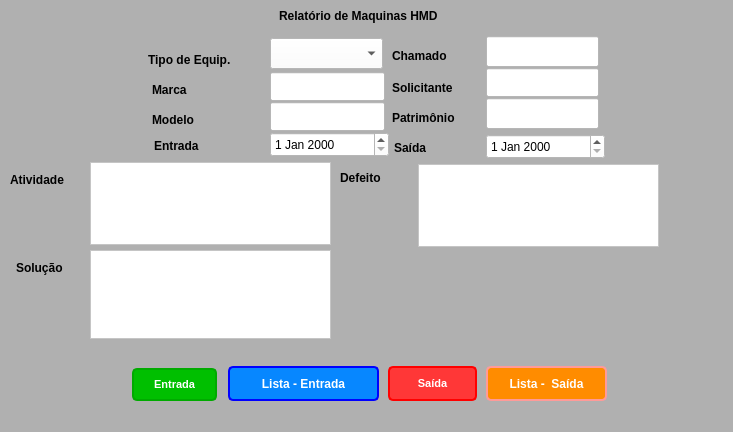
<?xml version="1.0" encoding="UTF-8"?>
<ui version="4.0">
 <class>MainWindow</class>
 <widget class="QMainWindow" name="MainWindow">
  <property name="geometry">
   <rect>
    <x>0</x>
    <y>0</y>
    <width>733</width>
    <height>432</height>
   </rect>
  </property>
  <property name="windowTitle">
   <string>MainWindow</string>
  </property>
  <property name="styleSheet">
   <string notr="true">background-color: rgb(176, 176, 176);</string>
  </property>
  <widget class="QWidget" name="centralwidget">
   <widget class="QLabel" name="ttitulo">
    <property name="geometry">
     <rect>
      <x>279</x>
      <y>8</y>
      <width>359</width>
      <height>16</height>
     </rect>
    </property>
    <property name="font">
     <font>
      <weight>75</weight>
      <bold>true</bold>
     </font>
    </property>
    <property name="text">
     <string>Relatório de Maquinas HMD</string>
    </property>
   </widget>
   <widget class="QLabel" name="ttipodeequipamento">
    <property name="geometry">
     <rect>
      <x>148</x>
      <y>52</y>
      <width>121</width>
      <height>16</height>
     </rect>
    </property>
    <property name="styleSheet">
     <string notr="true">font: 75 8pt &quot;MS Shell Dlg 2&quot;;
font-weight: bold;</string>
    </property>
    <property name="text">
     <string>Tipo de Equip.</string>
    </property>
   </widget>
   <widget class="QLabel" name="tmarca">
    <property name="geometry">
     <rect>
      <x>152</x>
      <y>82</y>
      <width>51</width>
      <height>16</height>
     </rect>
    </property>
    <property name="styleSheet">
     <string notr="true">font: 75 8pt &quot;MS Shell Dlg 2&quot;;
font-weight: bold;</string>
    </property>
    <property name="text">
     <string>Marca</string>
    </property>
   </widget>
   <widget class="QLabel" name="tmodelo">
    <property name="geometry">
     <rect>
      <x>152</x>
      <y>112</y>
      <width>71</width>
      <height>16</height>
     </rect>
    </property>
    <property name="styleSheet">
     <string notr="true">font: 75 8pt &quot;MS Shell Dlg 2&quot;;
font-weight: bold;</string>
    </property>
    <property name="text">
     <string>Modelo</string>
    </property>
   </widget>
   <widget class="QLabel" name="tpatrimonio">
    <property name="geometry">
     <rect>
      <x>392</x>
      <y>110</y>
      <width>91</width>
      <height>16</height>
     </rect>
    </property>
    <property name="styleSheet">
     <string notr="true">font: 75 8pt &quot;MS Shell Dlg 2&quot;;
font-weight: bold;</string>
    </property>
    <property name="text">
     <string>Patrimônio</string>
    </property>
   </widget>
   <widget class="QLabel" name="tatividade">
    <property name="geometry">
     <rect>
      <x>10</x>
      <y>172</y>
      <width>79</width>
      <height>16</height>
     </rect>
    </property>
    <property name="styleSheet">
     <string notr="true">font: 75 8pt &quot;MS Shell Dlg 2&quot;;
font-weight: bold;
</string>
    </property>
    <property name="text">
     <string>Atividade</string>
    </property>
   </widget>
   <widget class="QLineEdit" name="lepatrimonio">
    <property name="geometry">
     <rect>
      <x>486</x>
      <y>98</y>
      <width>113</width>
      <height>31</height>
     </rect>
    </property>
    <property name="styleSheet">
     <string notr="true">background-color: rgb(255, 255, 255);</string>
    </property>
   </widget>
   <widget class="QPushButton" name="benviar">
    <property name="geometry">
     <rect>
      <x>132</x>
      <y>368</y>
      <width>85</width>
      <height>33</height>
     </rect>
    </property>
    <property name="font">
     <font>
      <family>MS Shell Dlg 2</family>
      <pointsize>8</pointsize>
      <weight>75</weight>
      <italic>false</italic>
      <bold>true</bold>
     </font>
    </property>
    <property name="styleSheet">
     <string notr="true">background-color: rgb(0, 191, 0);
border: 2px solid black;
border-color: rgb(0, 170, 0);
border-radius: 5px;
padding: 5px;
font: 75 8pt &quot;MS Shell Dlg 2&quot;;
font-weight: bold;
color: rgb(255, 255, 255);</string>
    </property>
    <property name="text">
     <string>Entrada</string>
    </property>
   </widget>
   <widget class="QPushButton" name="babrirlista">
    <property name="geometry">
     <rect>
      <x>228</x>
      <y>366</y>
      <width>151</width>
      <height>35</height>
     </rect>
    </property>
    <property name="styleSheet">
     <string notr="true">background-color: rgb(7, 135, 255);
border: 2px solid black;
border-color: rgb(0, 0, 255);
border-radius: 5px;
padding: 5px;
font: 75 8pt &quot;MS Shell Dlg 2&quot;;
font-weight: bold;
color: rgb(255, 255, 255);</string>
    </property>
    <property name="text">
     <string>Lista - Entrada</string>
    </property>
   </widget>
   <widget class="QLabel" name="tsolicitante">
    <property name="geometry">
     <rect>
      <x>392</x>
      <y>80</y>
      <width>93</width>
      <height>16</height>
     </rect>
    </property>
    <property name="styleSheet">
     <string notr="true">font: 75 8pt &quot;MS Shell Dlg 2&quot;;
font-weight: bold;</string>
    </property>
    <property name="text">
     <string>Solicitante</string>
    </property>
   </widget>
   <widget class="QLineEdit" name="lechamado">
    <property name="geometry">
     <rect>
      <x>486</x>
      <y>36</y>
      <width>113</width>
      <height>31</height>
     </rect>
    </property>
    <property name="styleSheet">
     <string notr="true">background-color: rgb(255, 255, 255);</string>
    </property>
   </widget>
   <widget class="QLabel" name="tchamado">
    <property name="geometry">
     <rect>
      <x>392</x>
      <y>48</y>
      <width>91</width>
      <height>16</height>
     </rect>
    </property>
    <property name="styleSheet">
     <string notr="true">font: 75 8pt &quot;MS Shell Dlg 2&quot;;
font-weight: bold;</string>
    </property>
    <property name="text">
     <string>Chamado</string>
    </property>
   </widget>
   <widget class="QLineEdit" name="lesolicitante">
    <property name="geometry">
     <rect>
      <x>486</x>
      <y>68</y>
      <width>113</width>
      <height>29</height>
     </rect>
    </property>
    <property name="styleSheet">
     <string notr="true">background-color: rgb(255, 255, 255);</string>
    </property>
   </widget>
   <widget class="QLabel" name="tentrada">
    <property name="geometry">
     <rect>
      <x>154</x>
      <y>138</y>
      <width>111</width>
      <height>16</height>
     </rect>
    </property>
    <property name="styleSheet">
     <string notr="true">font: 75 8pt &quot;MS Shell Dlg 2&quot;;
font-weight: bold;</string>
    </property>
    <property name="text">
     <string>Entrada</string>
    </property>
   </widget>
   <widget class="QLineEdit" name="lemodelo">
    <property name="geometry">
     <rect>
      <x>270</x>
      <y>102</y>
      <width>115</width>
      <height>29</height>
     </rect>
    </property>
    <property name="styleSheet">
     <string notr="true">background-color: rgb(255, 255, 255);</string>
    </property>
   </widget>
   <widget class="QLineEdit" name="lemarca">
    <property name="geometry">
     <rect>
      <x>270</x>
      <y>72</y>
      <width>115</width>
      <height>29</height>
     </rect>
    </property>
    <property name="styleSheet">
     <string notr="true">background-color: rgb(255, 255, 255);</string>
    </property>
   </widget>
   <widget class="QLabel" name="tdefeito">
    <property name="geometry">
     <rect>
      <x>340</x>
      <y>170</y>
      <width>75</width>
      <height>16</height>
     </rect>
    </property>
    <property name="styleSheet">
     <string notr="true">font: 75 8pt &quot;MS Shell Dlg 2&quot;;
font-weight: bold;</string>
    </property>
    <property name="text">
     <string>Defeito</string>
    </property>
   </widget>
   <widget class="QTextEdit" name="teatividade">
    <property name="geometry">
     <rect>
      <x>90</x>
      <y>162</y>
      <width>241</width>
      <height>83</height>
     </rect>
    </property>
    <property name="styleSheet">
     <string notr="true">background-color: rgb(255, 255, 255);</string>
    </property>
    <property name="html">
     <string>&lt;!DOCTYPE HTML PUBLIC &quot;-//W3C//DTD HTML 4.0//EN&quot; &quot;http://www.w3.org/TR/REC-html40/strict.dtd&quot;&gt;
&lt;html&gt;&lt;head&gt;&lt;meta name=&quot;qrichtext&quot; content=&quot;1&quot; /&gt;&lt;style type=&quot;text/css&quot;&gt;
p, li { white-space: pre-wrap; }
&lt;/style&gt;&lt;/head&gt;&lt;body style=&quot; font-family:'MS Shell Dlg 2'; font-size:8pt; font-weight:400; font-style:normal;&quot;&gt;
&lt;p align=&quot;justify&quot; style=&quot;-qt-paragraph-type:empty; margin-top:0px; margin-bottom:0px; margin-left:0px; margin-right:0px; -qt-block-indent:0; text-indent:0px;&quot;&gt;&lt;br /&gt;&lt;/p&gt;&lt;/body&gt;&lt;/html&gt;</string>
    </property>
   </widget>
   <widget class="QDateEdit" name="QDateEdit">
    <property name="geometry">
     <rect>
      <x>270</x>
      <y>132</y>
      <width>119</width>
      <height>25</height>
     </rect>
    </property>
    <property name="styleSheet">
     <string notr="true">background-color: rgb(255, 255, 255);</string>
    </property>
   </widget>
   <widget class="QComboBox" name="cctipodeequipamento">
    <property name="geometry">
     <rect>
      <x>270</x>
      <y>38</y>
      <width>113</width>
      <height>31</height>
     </rect>
    </property>
    <property name="palette">
     <palette>
      <active>
       <colorrole role="Button">
        <brush brushstyle="SolidPattern">
         <color alpha="255">
          <red>255</red>
          <green>255</green>
          <blue>255</blue>
         </color>
        </brush>
       </colorrole>
       <colorrole role="Base">
        <brush brushstyle="SolidPattern">
         <color alpha="255">
          <red>255</red>
          <green>255</green>
          <blue>255</blue>
         </color>
        </brush>
       </colorrole>
       <colorrole role="Window">
        <brush brushstyle="SolidPattern">
         <color alpha="255">
          <red>255</red>
          <green>255</green>
          <blue>255</blue>
         </color>
        </brush>
       </colorrole>
      </active>
      <inactive>
       <colorrole role="Button">
        <brush brushstyle="SolidPattern">
         <color alpha="255">
          <red>255</red>
          <green>255</green>
          <blue>255</blue>
         </color>
        </brush>
       </colorrole>
       <colorrole role="Base">
        <brush brushstyle="SolidPattern">
         <color alpha="255">
          <red>255</red>
          <green>255</green>
          <blue>255</blue>
         </color>
        </brush>
       </colorrole>
       <colorrole role="Window">
        <brush brushstyle="SolidPattern">
         <color alpha="255">
          <red>255</red>
          <green>255</green>
          <blue>255</blue>
         </color>
        </brush>
       </colorrole>
      </inactive>
      <disabled>
       <colorrole role="Button">
        <brush brushstyle="SolidPattern">
         <color alpha="255">
          <red>255</red>
          <green>255</green>
          <blue>255</blue>
         </color>
        </brush>
       </colorrole>
       <colorrole role="Base">
        <brush brushstyle="SolidPattern">
         <color alpha="255">
          <red>255</red>
          <green>255</green>
          <blue>255</blue>
         </color>
        </brush>
       </colorrole>
       <colorrole role="Window">
        <brush brushstyle="SolidPattern">
         <color alpha="255">
          <red>255</red>
          <green>255</green>
          <blue>255</blue>
         </color>
        </brush>
       </colorrole>
      </disabled>
     </palette>
    </property>
    <property name="autoFillBackground">
     <bool>false</bool>
    </property>
    <property name="styleSheet">
     <string notr="true">background-color: rgb(255, 255, 255);</string>
    </property>
   </widget>
   <widget class="QTextEdit" name="tedefeito">
    <property name="geometry">
     <rect>
      <x>418</x>
      <y>164</y>
      <width>241</width>
      <height>83</height>
     </rect>
    </property>
    <property name="styleSheet">
     <string notr="true">background-color: rgb(255, 255, 255);</string>
    </property>
    <property name="html">
     <string>&lt;!DOCTYPE HTML PUBLIC &quot;-//W3C//DTD HTML 4.0//EN&quot; &quot;http://www.w3.org/TR/REC-html40/strict.dtd&quot;&gt;
&lt;html&gt;&lt;head&gt;&lt;meta name=&quot;qrichtext&quot; content=&quot;1&quot; /&gt;&lt;style type=&quot;text/css&quot;&gt;
p, li { white-space: pre-wrap; }
&lt;/style&gt;&lt;/head&gt;&lt;body style=&quot; font-family:'MS Shell Dlg 2'; font-size:8pt; font-weight:400; font-style:normal;&quot;&gt;
&lt;p align=&quot;justify&quot; style=&quot;-qt-paragraph-type:empty; margin-top:0px; margin-bottom:0px; margin-left:0px; margin-right:0px; -qt-block-indent:0; text-indent:0px;&quot;&gt;&lt;br /&gt;&lt;/p&gt;&lt;/body&gt;&lt;/html&gt;</string>
    </property>
   </widget>
   <widget class="QPushButton" name="bsaidas">
    <property name="geometry">
     <rect>
      <x>486</x>
      <y>366</y>
      <width>121</width>
      <height>35</height>
     </rect>
    </property>
    <property name="styleSheet">
     <string notr="true">border: 2px solid black;
background-color: rgb(255, 140, 0);
border-color: rgb(255, 154, 152);
border-radius: 5px;
padding: 5px;
font: 75 8pt &quot;MS Shell Dlg 2&quot;;
font-weight: bold;
color: rgb(255, 255, 255);</string>
    </property>
    <property name="text">
     <string>Lista -  Saída</string>
    </property>
   </widget>
   <widget class="QDateEdit" name="QDateEdit2">
    <property name="geometry">
     <rect>
      <x>486</x>
      <y>134</y>
      <width>119</width>
      <height>25</height>
     </rect>
    </property>
    <property name="styleSheet">
     <string notr="true">background-color: rgb(255, 255, 255);</string>
    </property>
   </widget>
   <widget class="QLabel" name="tsaida">
    <property name="geometry">
     <rect>
      <x>394</x>
      <y>140</y>
      <width>75</width>
      <height>16</height>
     </rect>
    </property>
    <property name="styleSheet">
     <string notr="true">font: 75 8pt &quot;MS Shell Dlg 2&quot;;
font-weight: bold;</string>
    </property>
    <property name="text">
     <string>Saída</string>
    </property>
   </widget>
   <widget class="QLabel" name="tsolucao">
    <property name="geometry">
     <rect>
      <x>16</x>
      <y>260</y>
      <width>95</width>
      <height>16</height>
     </rect>
    </property>
    <property name="styleSheet">
     <string notr="true">font: 75 8pt &quot;MS Shell Dlg 2&quot;;
font-weight: bold;</string>
    </property>
    <property name="text">
     <string>Solução</string>
    </property>
   </widget>
   <widget class="QTextEdit" name="lesolucao">
    <property name="geometry">
     <rect>
      <x>90</x>
      <y>250</y>
      <width>241</width>
      <height>89</height>
     </rect>
    </property>
    <property name="styleSheet">
     <string notr="true">background-color: rgb(255, 255, 255);</string>
    </property>
    <property name="html">
     <string>&lt;!DOCTYPE HTML PUBLIC &quot;-//W3C//DTD HTML 4.0//EN&quot; &quot;http://www.w3.org/TR/REC-html40/strict.dtd&quot;&gt;
&lt;html&gt;&lt;head&gt;&lt;meta name=&quot;qrichtext&quot; content=&quot;1&quot; /&gt;&lt;style type=&quot;text/css&quot;&gt;
p, li { white-space: pre-wrap; }
&lt;/style&gt;&lt;/head&gt;&lt;body style=&quot; font-family:'MS Shell Dlg 2'; font-size:8pt; font-weight:400; font-style:normal;&quot;&gt;
&lt;p align=&quot;justify&quot; style=&quot;-qt-paragraph-type:empty; margin-top:0px; margin-bottom:0px; margin-left:0px; margin-right:0px; -qt-block-indent:0; text-indent:0px;&quot;&gt;&lt;br /&gt;&lt;/p&gt;&lt;/body&gt;&lt;/html&gt;</string>
    </property>
   </widget>
   <widget class="QPushButton" name="benviar2">
    <property name="geometry">
     <rect>
      <x>388</x>
      <y>366</y>
      <width>89</width>
      <height>35</height>
     </rect>
    </property>
    <property name="font">
     <font>
      <family>MS Shell Dlg 2</family>
      <pointsize>8</pointsize>
      <weight>75</weight>
      <italic>false</italic>
      <bold>true</bold>
     </font>
    </property>
    <property name="styleSheet">
     <string notr="true">border: 2px solid black;
border-color: rgb(255, 0, 0);
border-radius: 5px;
padding: 5px;
background-color: rgb(255, 55, 55);
font: 75 8pt &quot;MS Shell Dlg 2&quot;;
font-weight: bold;
color: rgb(255, 255, 255);</string>
    </property>
    <property name="text">
     <string>Saída</string>
    </property>
   </widget>
  </widget>
 </widget>
 <tabstops>
  <tabstop>cctipodeequipamento</tabstop>
  <tabstop>lemarca</tabstop>
  <tabstop>lemodelo</tabstop>
  <tabstop>lechamado</tabstop>
  <tabstop>lesolicitante</tabstop>
  <tabstop>lepatrimonio</tabstop>
  <tabstop>QDateEdit</tabstop>
  <tabstop>teatividade</tabstop>
  <tabstop>benviar</tabstop>
  <tabstop>babrirlista</tabstop>
 </tabstops>
 <resources/>
 <connections/>
</ui>
